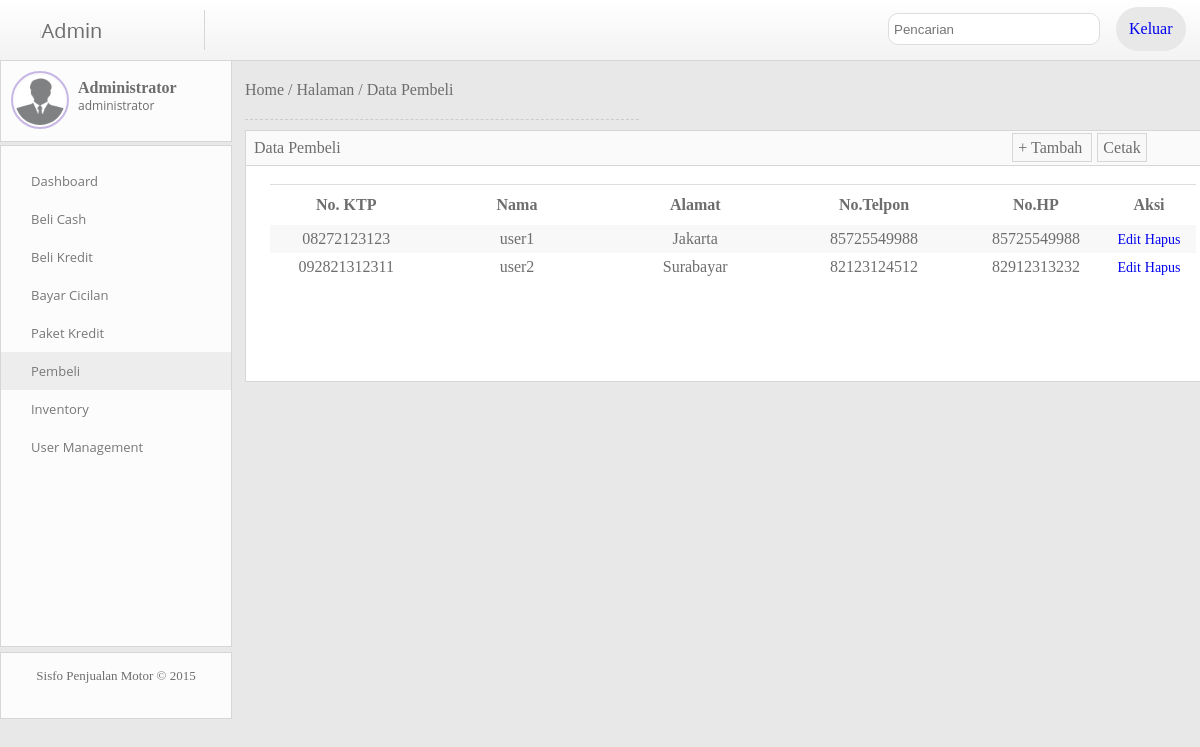
Page /index.php?mod=pembeli (signed in) on the committed database.
### tables this page shows
CREATE TABLE `pembeli` (
  `pembeli_no_ktp` varchar(17) NOT NULL,
  `pembeli_nama` varchar(25) NOT NULL,
  `pembeli_alamat` varchar(60) NOT NULL,
  `pembeli_telpon` decimal(15,0) NOT NULL,
  `pembeli_hp` decimal(15,0) NOT NULL,
  PRIMARY KEY (`pembeli_no_ktp`)
);

### module/pembeli.php (the view, shortened to what this page needs)
<?php
  $servername = "localhost";
  $database = "motor_db";
  $uname = "root";
  $pass = "";
  $conn = mysqli_connect($servername, $uname, $pass, $database);
  $batas    = 10;
  if(!empty($page)){
        $nilaiawal  = $page-1;
        $mulaiawal  = $nilaiawal * $batas;
  }elseif($page==1){
        $mulaiawal  = 0;
  }else{
        $mulaiawal  = 0;
  }
	$sql_display 	=mysqli_query($conn, "SELECT *FROM pembeli LIMIT $mulaiawal,$batas");
?>
<div class='breadcumb'>
<a href='index.php?mod=dashboard'>Home</a> / <a href='index.php'>Halaman</a> / <a href='index.php?mod=pembeli'>Data Pembeli</a>
	<div class='garis'></div>
</div>
<div class='isi'>
	<div class='isi-judul'><font>Data Pembeli</font><a href='index.php?mod=pembeli&aksi=tambah'><font>+ Tambah </font></a>
         <a href='print.php?mod=pembeli' style='margin-left:5px'><font> Cetak </font></a>
  </div>
	<br>
        <table width="900" id='display' align='center'  cellspacing="0" cellpadding="0">
          <tr>
            <th width="145" scope="col">No. KTP</th>
            <th width="190" scope="col">Nama</th>
            <th width="163" scope="col">Alamat</th>
            <th width="188" scope="col">No.Telpon</th>
            <th width="125" scope="col">No.HP</th>
            <th width="87" scope="col">Aksi</th>
          </tr>
        <?php while($row=mysqli_fetch_assoc($sql_display)){ echo "
          <tr align='center'>
            <td>".$row['pembeli_no_ktp']."</td>
            <td>".$row['pembeli_nama']."</td>
            <td>".$row['pembeli_alamat']."</td>
            <td>".$row['pembeli_telpon']."</td>
            <td>".$row['pembeli_hp']."</td>
            <td>
            	<a href='index.php?mod=pembeli&aksi=edit&id=".$row['pembeli_no_ktp']."''>Edit</a>
            	<a href='index.php?mod=pembeli&aksi=hapus&id=".$row['pembeli_no_ktp']."''>Hapus</a>
            	</td>
          </tr>";
          }
        ?>
        </table>
</div>

### asset/css/style.css (style rules this page uses)
body { margin : 0; background-color : #E8E8E8; font-family : 'Century Gothic'; color : #6D6D6D; }
.breadcumb a { text-decoration : none; color : #6D6D6D; }
.garis { width : 40%; border-top-style : dashed; border-top-color : #CCCCCC; border-top-width : 0.5px; margin-left : 0px; margin-top : 20px; }
.isi { margin-top : 10px; background-color : #FFFFFF; border-color : #D6D6D6; border-style : solid; border-width : 1px; width : 99%; padding-bottom : 100px; }
.isi-judul { width : 98.5%; padding : 8px; background-color : #FAFAFA; border-bottom-color : #D6D6D6; border-bottom-style : solid; border-bottom-width : 1px; }
.isi-judul a { margin-left : 70%; text-decoration : none; border-style : solid; border-color : #D6D6D6; border-width : 1px; color : #6D6D6D; padding : 5px; background-color : #F8F8F8; }
.isi-judul a font { margin-left : 0px; }
table { *border-collapse: collapse; border-spacing: 0; width: 95%; }
#display th { height : 30px; }
#display tr { height : 25px; }
#display th,td { border-top-width : 1px; border-top-style : solid; border-color : #DDDDDD; border-spacing : 0px; }
#display tbody tr:nth-child(even) { background-color :#F8F8F8; }
#display td a { text-decoration : none; font-size : 14px; }
#input tr,td,th { border-style : none; padding : 5px; }

### rows in the picture
pembeli: pembeli_no_ktp "08272123123", pembeli_nama "user1", pembeli_alamat "Jakarta", pembeli_telpon "85725549988", pembeli_hp "85725549988"
pembeli: pembeli_no_ktp "092821312311", pembeli_nama "user2", pembeli_alamat "Surabayar", pembeli_telpon "82123124512", pembeli_hp "82912313232"
